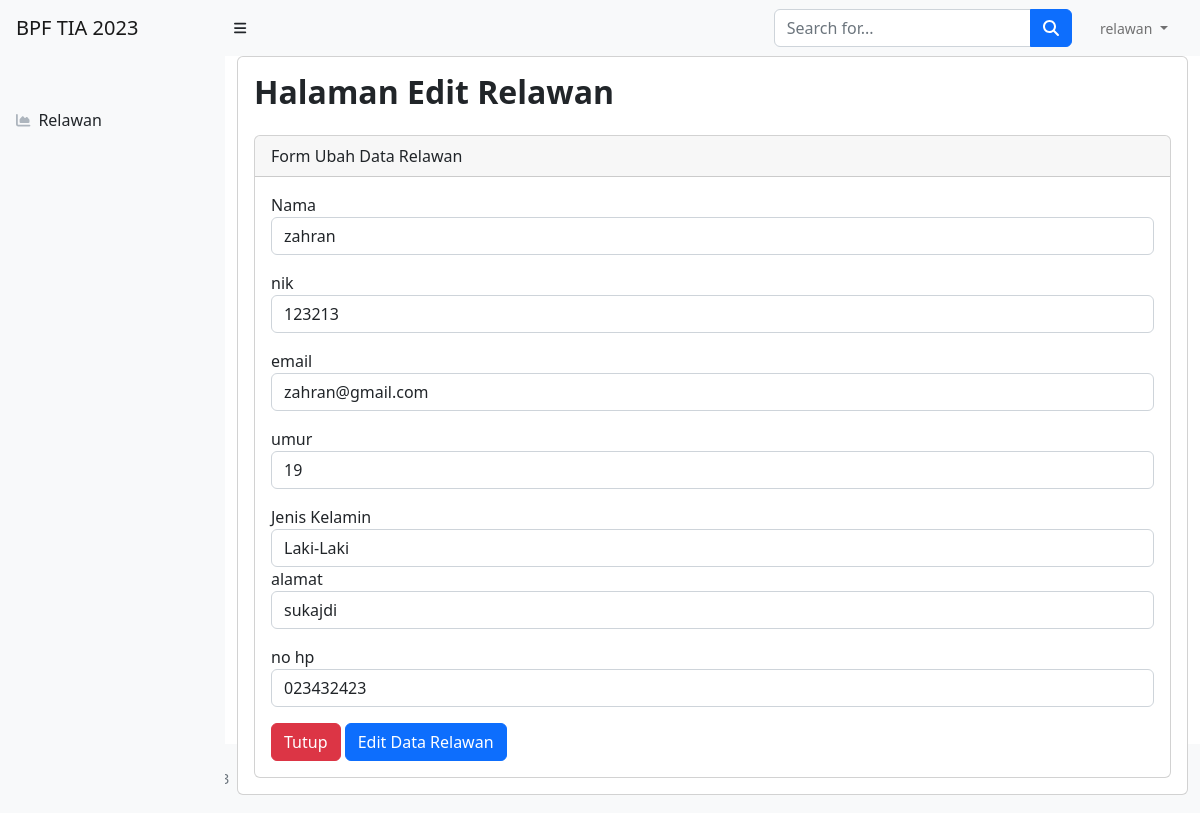
Screenshot of /index.php/Relawan/edit/2 with the database file from the repository.
### tables this page shows
CREATE TABLE `relawan` (
  `nik` varchar(255) NOT NULL,
  `nama` varchar(255) NOT NULL,
  `email` varchar(255) NOT NULL,
  `umur` int(11) NOT NULL,
  `jenis_kelamin` varchar(255) NOT NULL,
  `no_hp` varchar(255) NOT NULL,
  `alamat` varchar(255) NOT NULL,
  `id` int(11) NOT NULL
);

### application/controllers/Relawan.php (called while the page is built, shortened)
<?php
class Relawan extends CI_Controller
{
    public function __construct()
    {
        $this->load->model('relawan_model');
    }
    public function edit($id)
    {
        $data['judul'] = "Halaman Edit Relawan";
        $data['relawan'] = $this->relawan_model->getById($id);
        $this->form_validation->set_rules('nama', 'nama', 'required', [
            'required' => 'nama harus di isi'
        ]);
        $this->form_validation->set_rules('nik', 'nik', 'required', [
            'required' => 'nik harus di isi'
        ]);
        $this->form_validation->set_rules('email', 'email', 'required', [
            'required' => 'email harus di isi'
        ]);
        $this->form_validation->set_rules('umur', 'umur', 'required', [
            'required' => 'umur harus di isi'
        ]);
        $this->form_validation->set_rules('alamat', 'alamat', 'required', [
            'required' => 'alamat harus di isi'
        ]);
        $this->form_validation->set_rules('jenis_kelamin', 'jenis_kelamin', 'required', [
            'required' => 'jenis kelamin sekolah harus di isi'
        ]);
        $this->form_validation->set_rules('no_hp', 'no_hp', 'required', [
            'required' => 'no hp harus di isi'
        ]);
        if ($this->form_validation->run() == false) {
            $this->load->view("layout/relawan_header");
            $this->load->view("relawan/vw_edit_relawan", $data);
            $this->load->view("layout/relawan_footer");
        }
    }
}
?>

### index.php (called while the page is built, shortened)
<?php
require_once BASEPATH.'core/CodeIgniter.php';

### application/models/relawan_model.php (called while the page is built, shortened)
<?php
class relawan_model extends CI_Model
{
    public $table = 'relawan';
    public function getById($id){
        $this->db->from($this->table);
        $this->db->where('id', $id);
        $query = $this->db->get();
        return $query->row_array();
    }
}
?>

### application/views/relawan/vw_edit_relawan.php (the view, shortened to what this page needs)
<div class="container-fluid">
    <div class="card">
        <div class="card-body">
            <h2 class="card-title fw-semibold mb-4">
                <?php echo $judul; ?>
            </h2>
            <div class="row">
                <div class="col-md-12">
                    <div class="card">
                        <div class="card-header justify-content-center">
                            Form Ubah Data Relawan
                        </div>
                        <div class="card-body">
                            <form action="" method="POST" enctype="multipart/form-data">
                                <form action="" method="post">
                                    <div class="form-group mb-3">
                                        <label for="nama">Nama</label>
                                        <input type="text" name="nama" value="<?= $relawan['nama']; ?>"
                                            class="form-control" id="nama" placeholder="Nama">
                                    </div>
                                    <div class="form-group mb-3">
                                        <label for="nik">nik</label>
                                        <input type="text" name="nik" value="<?= $relawan['nik']; ?>"
                                            class="form-control" id="ruang" placeholder="nik">
                                    </div>
                                    <div class="form-group mb-3">
                                        <label for="email">email</label>
                                        <input type="text" name="email" value="<?= $relawan['email']; ?>"
                                            class="form-control" id="email" placeholder="email">
                                    </div>
                                    <div class="form-group mb-3">
                                        <label for="umur">umur</label>
                                        <input type="text" name="umur" value="<?= $relawan['umur']; ?>"
                                            class="form-control" id="umur" placeholder="umur">
                                    </div>
                                    <div class="form-group">
                                        <label for="jenis_kelamin">Jenis Kelamin</label>
                                        <select name="jenis_kelamin" id="jenis_kelamain" class="form-control">
                                            <option value="Laki-Laki" <?php if ($relawan['jenis_kelamin'] == "Laki-Laki") {
                                                echo "selected";
                                            } ?>>Laki-Laki</option>
                                        </select>
                                    </div>
                                    <div class="form-group mb-3">
                                        <label for="alamat">alamat</label>
                                        <input type="text" name="alamat" value="<?= $relawan['alamat']; ?>"
                                            class="form-control" id="alamat" placeholder="alamat">
                                    </div>
                                    <div class="form-group mb-3">
                                        <label for="no_hp">no hp</label>
                                        <input type="text" name="no_hp"
                                            value="<?= $relawan['no_hp']; ?>" class="form-control"
                                            id="no_hp" placeholder="no hp">
                                    </div>
                                    <a href="<?= base_url('index.php/Relawan') ?> " class="btn btn-danger">Tutup</a>
                                    <button type="submit" name="tambah" class="btn btn-primary float-right">Edit Data
                                        Relawan</button>
                                </form>
                        </div>
                    </div>
                </div>
            </div>
        </div>
    </div>
</div>
</div>
</div>

### rows the page displays
relawan: nama "zahran", nik "123213", email "zahran@gmail.com", umur "19", jenis_kelamin "Laki-Laki", alamat "sukajdi", no_hp "023432423"

### other values shown
$judul "Halaman Edit Relawan"
